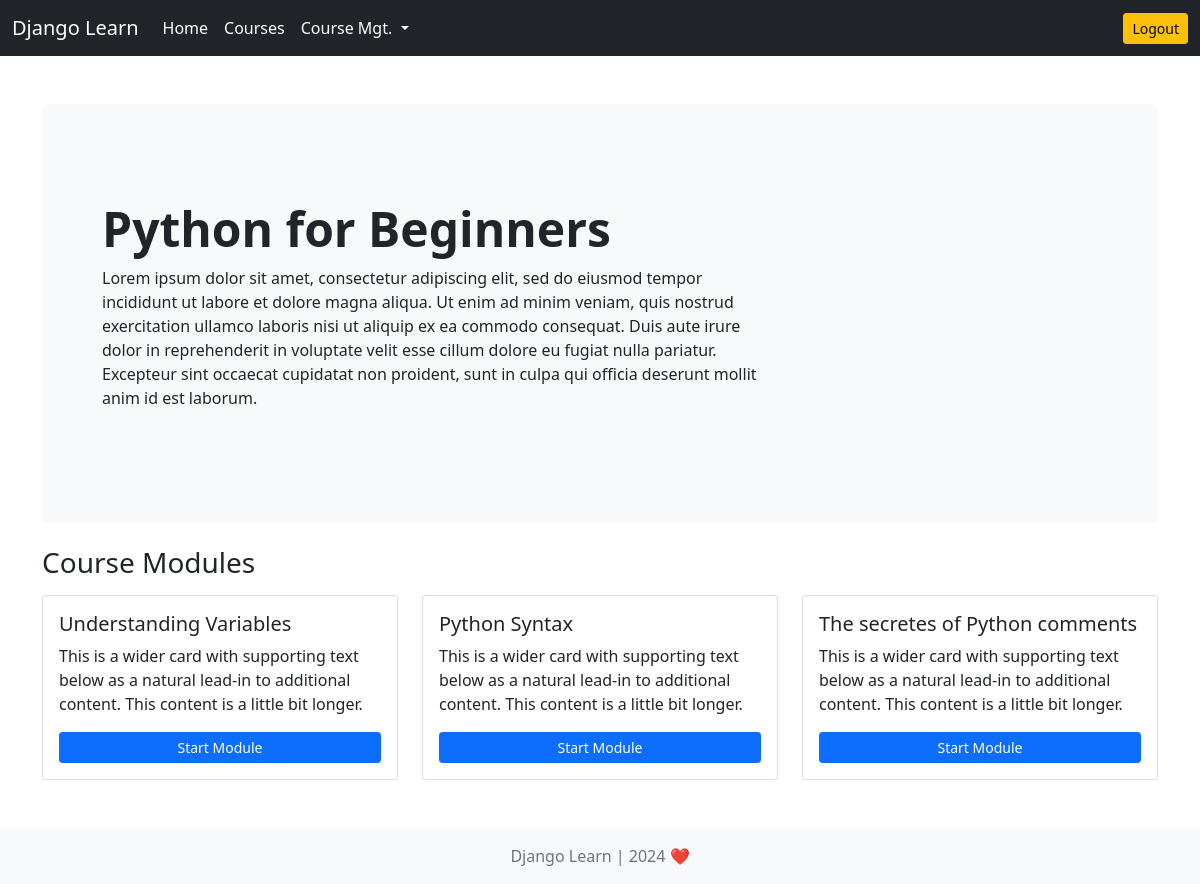
/course/course-details/1/ (signed in), run on the app's committed database.
### course/models.py (models this page shows, shortened)
class Course(models.Model):
    author = models.ForeignKey(User, on_delete=models.DO_NOTHING, null=True)
    title = models.CharField(max_length=100)
    description = models.TextField()
    date_published = models.DateTimeField(auto_now_add=True)
    is_available = models.BooleanField(default=True)

class Module(models.Model):
    course = models.ForeignKey(Course, on_delete=models.CASCADE)
    timestamp = models.DateTimeField(auto_now_add=True)
    content = models.TextField()
    title = models.CharField(max_length=100)

### course/views.py (the view)
# urls.py: path('course-details/<int:pk>/', course_details, name='course-details'),
@login_required
def course_details(request, pk):
    course = Course.objects.get(pk=pk)
    modules = course.module_set.all()
    if EnrolCourse.objects.filter(course=course, student=request.user).exists():
        has_enrolled = True
    else:
        has_enrolled = False
    context = {'course':course, 'modules':modules, 'has_enrolled':has_enrolled}
    return render(request, 'course/course_details.html', context)

### templates/course/course_details.html (shortened to what this page needs)
{% extends 'base.html' %}
{% load widget_tweaks %}
{% block content %}
<div class="p-5 mb-4 bg-light rounded-3">
    <div class="container-fluid py-5">
        <h1 class="display-5 fw-bold">{{course.title}}</i></h1>
        <p class="col-md-8">
            {{course.description}}
        </p>
    </div>
</div>
<div class="mb-3">
    <h3>Course Modules</h3>
</div>
{% if has_enrolled %}
<div>
    <div class="row row-cols-1 row-cols-md-3 g-4">
        {% for module in modules %}
        <div class="col">
            <div class="card h-100">
                <div class="card-body">
                    <h5 class="card-title">{{module.title}}</h5>
                    <p class="card-text">This is a wider card with supporting text below as a natural lead-in to
                        additional
                        content. This content is a little bit longer.</p>
                    <a href="{% url 'module-details' module.pk %}" class="btn btn-primary btn-sm w-100">Start Module</a>
                </div>
            </div>
        </div>
        {% endfor %}
    </div>
</div>
{% else %}
<div class="alert alert-warning" role="alert">
    Please enrol for this course to see modules.
</div>
{% endif %}
{% endblock content %}

### data on the page
Course: title "Python for Beginners", description "Lorem ipsum dolor sit amet, consectetur adipiscing elit, sed do eiusmod tempor incididunt ut labore et dolore magna aliqua. Ut enim ad minim veniam, quis nostrud exercitation ullamco laboris nisi ut aliquip ex ea commodo consequat. Duis aute irure dolor in reprehenderit in voluptate velit esse cillum dolore eu fugiat nulla pariatur. Excepteur sint occaecat cupidatat non proident, sunt in culpa qui officia deserunt mollit anim id est laborum."
Module: title "Understanding Variables"
Module: title "Python Syntax"
Module: title "The secretes of Python comments"
